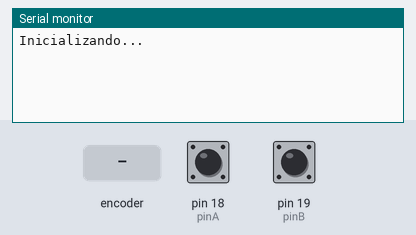
A sketch run on a simulated Arduino Uno, built with avr-gcc and run on an emulated ATmega328P. Parts: the last lines printed to the serial monitor. Inputs (shaded band) come from the test bench; at power-on: pin 18 (pinA) HIGH, pin 19 (pinB) HIGH.

Above: at 1.2 s.
1.3 s: rotary encoder on pin 18 (pinA) / pin 19 (pinB) turned 1 step (first pin leading)
At 2.4 s:
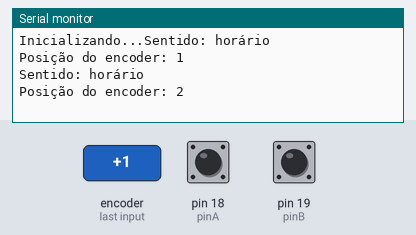
3.0 s: rotary encoder on pin 18 (pinA) / pin 19 (pinB) turned 2 steps (second pin leading)
At 3.6 s:
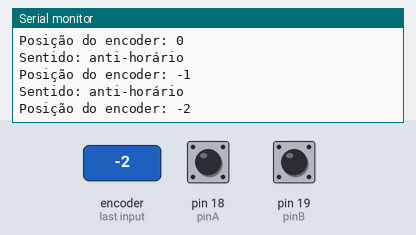
Timing chart, 0 to 6.0 s (numbered marks = the images above; inputs shaded):
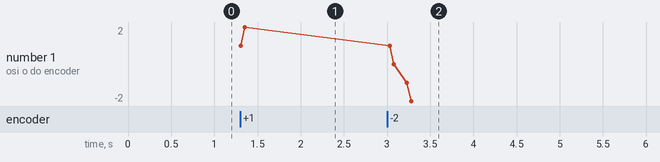

The sketch:

Encoder01.ino
```cpp
int pinA = 18; // Conectado no CLK do encoder KY-040
int pinB = 19; // Conectado no DT do encoder KY-040
int contadorPosEncoder = 0;
int ultimoPinoA;
int valorA;
boolean sentidoHorario;
void setup() {
    pinMode (pinA,INPUT_PULLUP);
    pinMode (pinB,INPUT_PULLUP);

    //-- Memoriza posição inicial do Canal A
    ultimoPinoA = digitalRead(pinA);
    Serial.begin (57600);
    Serial.print("Inicializando...");
}

void loop() {
    valorA = digitalRead(pinA);
    if (valorA != ultimoPinoA)            //-- Verifica se o encoder girou
    {
        //-- Caso o encoder tenha girado, avalia em qual direção isso ocorreu
        if (digitalRead(pinB) != valorA)  //-- Caso o canal A atuou primeiro, significa que está no sentido horário
        {
            contadorPosEncoder ++;
            sentidoHorario = true;
        }
        else                              //-- Caso o canal B atuou primeiro, significa que está no sentido anti-horário
        {
            sentidoHorario = false;
            contadorPosEncoder--;
        }
        Serial.print ("Sentido: ");

        if (sentidoHorario)
        {
            Serial.println ("horário");
        }
        else
        {
            Serial.println("anti-horário");
        }

        Serial.print("Posição do encoder: ");
        Serial.println(contadorPosEncoder);

    }
    ultimoPinoA = valorA;
}
```

Measured:
- after the input at 1.3 s, the serial monitor: prints a new line at once (image 1)
- after the input at 3.0 s, the serial monitor: prints a new line at once (image 2)
- plotted number 1: 2 → -2 after the input at 3.0 s
